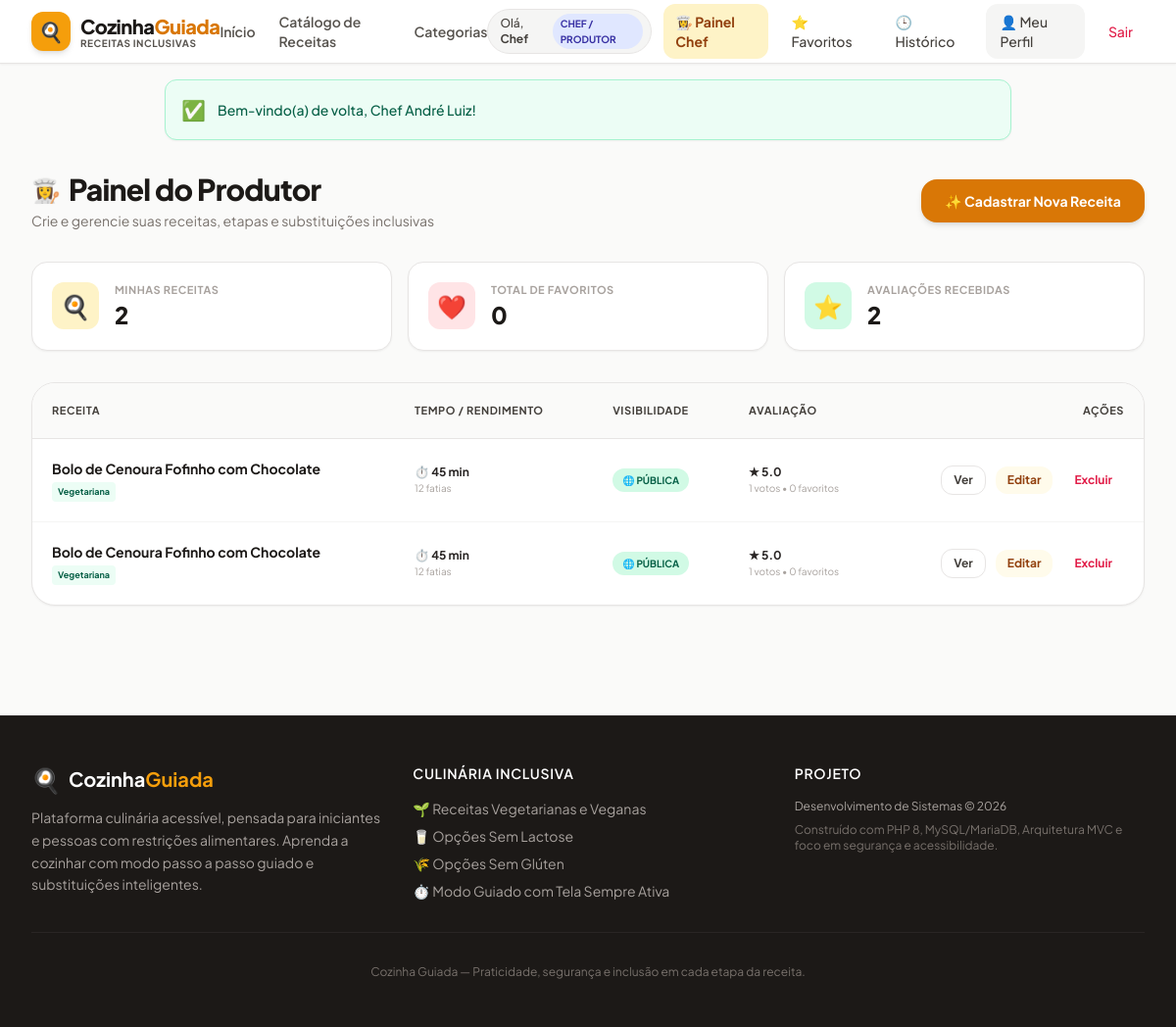
/produtor/painel (signed in), run on the app's committed database.
### tables this page shows
CREATE TABLE `receitas` (
  `id` INT AUTO_INCREMENT PRIMARY KEY,
  `usuario_id` INT NOT NULL,  
  `titulo` VARCHAR(150) NOT NULL,
  `descricao` TEXT NOT NULL,
  `tempo_preparo_minutos` INT NOT NULL DEFAULT 0,  
  `rendimento` VARCHAR(60) NULL,  
  `temperatura` VARCHAR(50) NULL,  
  `intensidade_fogo` VARCHAR(50) NULL,  
  `ponto_esperado` VARCHAR(120) NULL,  
  `visibilidade` ENUM('publica', 'privada') NOT NULL DEFAULT 'publica',  
  `status_moderacao` ENUM('ativo', 'removido') NOT NULL DEFAULT 'ativo',  
  `criado_em` TIMESTAMP DEFAULT CURRENT_TIMESTAMP,
  `atualizado_em` TIMESTAMP DEFAULT CURRENT_TIMESTAMP ON UPDATE CURRENT_TIMESTAMP,
  CONSTRAINT `fk_receita_autor` FOREIGN KEY (`usuario_id`) REFERENCES `usuarios` (`id`) ON DELETE CASCADE
);

CREATE TABLE `compatibilidades_alimentares` (
  `id` INT AUTO_INCREMENT PRIMARY KEY,
  `nome` VARCHAR(60) NOT NULL UNIQUE,  
  `slug` VARCHAR(60) NOT NULL UNIQUE,
  `descricao` VARCHAR(255) NULL
);

### src/Controllers/ProducerController.php (called while the page is built, shortened)
<?php
require_once CONFIG_PATH . '/constants.php';
require_once CONFIG_PATH . '/database.php';
require_once SRC_PATH . '/Models/Recipe.php';
class ProducerController {
    private PDO $db;
    private Recipe $recipeModel;
    public function __construct() {
        $this->db = Database::getConnection();
        $this->recipeModel = new Recipe();
    }
    public function dashboard(): void {
        $userId = (int)Session::get('user_id');
        $stmt = $this->db->prepare("
            SELECT
                r.*,
                COALESCE(AVG(a.nota), 0) AS media_avaliacao,
                COUNT(DISTINCT a.usuario_id) AS total_avaliacoes,
                COUNT(DISTINCT f.usuario_id) AS total_favoritos
            FROM receitas r
            LEFT JOIN avaliacoes a ON a.receita_id = r.id
            LEFT JOIN favoritos f ON f.receita_id = r.id
            WHERE r.usuario_id = ?
            GROUP BY r.id
            ORDER BY r.criado_em DESC
        ");
        $stmt->execute([$userId]);
        $recipes = $stmt->fetchAll();
        foreach ($recipes as &$rec) {
            $rec['categorias'] = $this->recipeModel->getRecipeCategories($rec['id']);
            $rec['compatibilidades'] = $this->recipeModel->getRecipeCompatibilities($rec['id']);
        }
        require VIEWS_PATH . '/producer/dashboard.php';
    }
}

### config/constants.php (called while the page is built, shortened)
<?php
function env(string $key, mixed $default = null): mixed {
    $value = getenv($key);
    return $value;
}

### config/database.php (called while the page is built, shortened)
<?php
require_once __DIR__ . DIRECTORY_SEPARATOR . 'constants.php';
class Database {
    private static ?PDO $instance = null;
    public static function getConnection(): PDO {
        if (self::$instance === null) {
            $host = env('DB_HOST', '127.0.0.1');
            $port = env('DB_PORT', '3306');
            $db   = env('DB_NAME', 'cozinha_guiada');
            $user = env('DB_USER', 'root');
            $pass = env('DB_PASS', '');
            $dsn = "mysql:host={$host};port={$port};dbname={$db};charset=utf8mb4";
            $options = [
                PDO::ATTR_ERRMODE            => PDO::ERRMODE_EXCEPTION,
                PDO::ATTR_DEFAULT_FETCH_MODE => PDO::FETCH_ASSOC,
                PDO::ATTR_EMULATE_PREPARES   => false,
                PDO::MYSQL_ATTR_INIT_COMMAND => "SET NAMES utf8mb4 COLLATE utf8mb4_unicode_ci"
            ];
            try {
                self::$instance = new PDO($dsn, $user, $pass, $options);
            } catch (PDOException $e) {
                error_log("Erro de Conexão com o Banco de Dados [Cozinha Guiada]: " . $e->getMessage());
                throw new Exception("Não foi possível conectar ao banco de dados. Verifique as configurações no arquivo .env.");
            }
        }
        return self::$instance;
    }
}

### src/Models/Recipe.php (called while the page is built, shortened)
<?php
require_once CONFIG_PATH . '/database.php';
require_once CONFIG_PATH . '/constants.php';
class Recipe {
    private PDO $db;
    public function __construct() {
        $this->db = Database::getConnection();
    }
    public function getRecipeCategories(int $recipeId): array {
        $stmt = $this->db->prepare("
            SELECT c.id, c.nome, c.slug
            FROM categorias c
            JOIN receita_categorias rc ON rc.categoria_id = c.id
            WHERE rc.receita_id = ?
        ");
        $stmt->execute([$recipeId]);
        return $stmt->fetchAll();
    }
    public function getRecipeCompatibilities(int $recipeId): array {
        $stmt = $this->db->prepare("
            SELECT comp.id, comp.nome, comp.slug, comp.descricao
            FROM compatibilidades_alimentares comp
            JOIN receita_compatibilidades rc ON rc.compatibilidade_id = comp.id
            WHERE rc.receita_id = ?
        ");
        $stmt->execute([$recipeId]);
        return $stmt->fetchAll();
    }
}

### views/producer/dashboard.php (the view, shortened to what this page needs)
<?php
require VIEWS_PATH . '/layouts/header.php';
?>
<div class="max-w-7xl mx-auto px-4 sm:px-6 lg:px-8 py-8">
    <div class="flex flex-col sm:flex-row sm:items-center sm:justify-between gap-4 mb-8">
        <div>
            <div class="flex items-center gap-2 mb-1">
                <span class="text-2xl">👩‍🍳</span>
                <h1 class="text-3xl font-extrabold text-stone-900 tracking-tight">Painel do Produtor</h1>
            </div>
            <p class="text-sm text-stone-500">Crie e gerencie suas receitas, etapas e substituições inclusivas</p>
        </div>
        <a
            href="/produtor/receita/nova"
            class="inline-flex items-center gap-2 px-6 py-3 bg-amber-600 hover:bg-amber-700 text-white font-bold text-sm rounded-2xl shadow-md hover:shadow-lg transition-all self-start sm:self-auto"
        >
            <span>✨ Cadastrar Nova Receita</span>
        </a>
    </div>
    <div class="grid grid-cols-1 sm:grid-cols-3 gap-4 mb-8">
        <div class="bg-white p-5 rounded-2xl border border-stone-200 shadow-sm flex items-center gap-4">
            <div class="w-12 h-12 rounded-xl bg-amber-100 text-amber-700 flex items-center justify-center text-2xl font-bold">
                🍳
            </div>
            <div>
                <span class="text-[11px] font-bold uppercase tracking-wider text-stone-400 block">Minhas Receitas</span>
                <span class="text-2xl font-extrabold text-stone-900"><?= count($recipes) ?></span>
            </div>
        </div>
        <div class="bg-white p-5 rounded-2xl border border-stone-200 shadow-sm flex items-center gap-4">
            <div class="w-12 h-12 rounded-xl bg-rose-100 text-rose-700 flex items-center justify-center text-2xl font-bold">
                ❤️
            </div>
            <div>
                <span class="text-[11px] font-bold uppercase tracking-wider text-stone-400 block">Total de Favoritos</span>
                <span class="text-2xl font-extrabold text-stone-900">
                    <?= array_sum(array_column($recipes, 'total_favoritos')) ?>
                </span>
            </div>
        </div>
        <div class="bg-white p-5 rounded-2xl border border-stone-200 shadow-sm flex items-center gap-4">
            <div class="w-12 h-12 rounded-xl bg-emerald-100 text-emerald-700 flex items-center justify-center text-2xl font-bold">
                ⭐
            </div>
            <div>
                <span class="text-[11px] font-bold uppercase tracking-wider text-stone-400 block">Avaliações Recebidas</span>
                <span class="text-2xl font-extrabold text-stone-900">
                    <?= array_sum(array_column($recipes, 'total_avaliacoes')) ?>
                </span>
            </div>
        </div>
    </div>
    <?php if (empty($recipes)): ?>
        <div class="bg-white p-12 rounded-3xl border border-stone-200 text-center shadow-sm max-w-xl mx-auto my-12">
            <span class="text-5xl block mb-3">🍳📝</span>
            <h2 class="text-lg font-bold text-stone-800 mb-1">Você ainda não publicou nenhuma receita</h2>
            <p class="text-xs text-stone-500 max-w-md mx-auto mb-6">
                Compartilhe seus pratos favoritos com ingredientes estruturados, opções de substituição e passos guiados para a comunidade.
            </p>
            <a href="/produtor/receita/nova" class="inline-block px-6 py-2.5 bg-amber-600 hover:bg-amber-700 text-white font-bold text-xs rounded-xl shadow transition-all">
                Criar Minha Primeira Receita
            </a>
        </div>
    <?php else: ?>
        <div class="bg-white rounded-3xl border border-stone-200 shadow-sm overflow-hidden">
            <div class="overflow-x-auto">
                <table class="w-full text-left text-xs text-stone-600">
                    <thead class="bg-stone-50 border-b border-stone-200 text-[11px] font-bold uppercase tracking-wider text-stone-700">
                        <tr>
                            <th class="p-4 sm:p-5">Receita</th>
                            <th class="p-4 sm:p-5">Tempo / Rendimento</th>
                            <th class="p-4 sm:p-5">Visibilidade</th>
                            <th class="p-4 sm:p-5">Avaliação</th>
                            <th class="p-4 sm:p-5 text-right">Ações</th>
                        </tr>
                    </thead>
                    <tbody class="divide-y divide-stone-100">
                        <?php foreach ($recipes as $rec): ?>
                            <tr class="hover:bg-stone-50/70 transition-colors">
                                <td class="p-4 sm:p-5">
                                    <div class="font-bold text-sm text-stone-900 mb-1">
                                        <a href="/receita?id=<?= (int)$rec['id'] ?>" class="hover:text-amber-600 transition-colors">
                                            <?= htmlspecialchars($rec['titulo']) ?>
                                        </a>
                                    </div>
                                    <div class="flex flex-wrap gap-1">
                                        <?php foreach ($rec['compatibilidades'] as $comp): ?>
                                            <span class="bg-emerald-50 text-emerald-800 text-[9px] font-bold px-1.5 py-0.5 rounded">
                                                <?= htmlspecialchars($comp['nome']) ?>
                                            </span>
                                        <?php endforeach; ?>
                                    </div>
                                </td>
                                <td class="p-4 sm:p-5 whitespace-nowrap">
                                    <span class="font-bold text-stone-800">⏱️ <?= (int)$rec['tempo_preparo_minutos'] ?> min</span>
                                    <span class="block text-stone-400 text-[10px]"><?= htmlspecialchars($rec['rendimento'] ?: 'Livre') ?></span>
                                </td>
                                <td class="p-4 sm:p-5 whitespace-nowrap">
                                    <form action="/produtor/receita/visibilidade" method="POST" class="inline">
                                        <button
                                            type="submit"
                                            class="inline-flex items-center gap-1 px-2.5 py-1 rounded-full text-[10px] font-bold uppercase transition-all <?= $rec['visibilidade'] === VISIBILITY_PUBLIC ? 'bg-emerald-100 text-emerald-800 hover:bg-emerald-200' : 'bg-amber-100 text-amber-800 hover:bg-amber-200' ?>"
                                            title="Clique para alternar entre Pública e Privada"
                                        >
                                            <span><?= $rec['visibilidade'] === VISIBILITY_PUBLIC ? '🌐 Pública' : '🔒 Privada' ?></span>
                                        </button>
                                    </form>
                                </td>
                                <td class="p-4 sm:p-5 whitespace-nowrap">
                                    <span class="font-bold text-stone-800 text-xs">★ <?= number_format((float)$rec['media_avaliacao'], 1) ?></span>
                                    <span class="text-[10px] text-stone-400 block"><?= (int)$rec['total_avaliacoes'] ?> votos • <?= (int)$rec['total_favoritos'] ?> favoritos</span>
                                </td>
                                <td class="p-4 sm:p-5 text-right whitespace-nowrap space-x-2">
                                    <a
                                        href="/receita?id=<?= (int)$rec['id'] ?>"
                                        class="inline-block px-3 py-1.5 rounded-xl border border-stone-200 hover:bg-stone-100 text-stone-700 font-bold transition-all"
                                    >
                                        Ver
                                    </a>
                                    <a
                                        href="/produtor/receita/editar?id=<?= (int)$rec['id'] ?>"
                                        class="inline-block px-3 py-1.5 rounded-xl bg-amber-50 hover:bg-amber-100 text-amber-800 font-bold transition-all"
                                    >
                                        Editar
                                    </a>
                                    <form action="/produtor/receita/excluir" method="POST" class="inline" onsubmit="return confirm('Deseja realmente excluir esta receita permanentemente? Esta ação não pode ser desfeita.')">
                                        <button
                                            type="submit"
                                            class="inline-block px-3 py-1.5 rounded-xl text-rose-600 hover:bg-rose-50 font-bold transition-all"
                                        >
                                            Excluir
                                        </button>
                                    </form>
                                </td>
                            </tr>
                        <?php endforeach; ?>
                    </tbody>
                </table>
            </div>
        </div>
    <?php endif; ?>
</div>
<?php require VIEWS_PATH . '/layouts/footer.php'; ?>

### public/css/style.css (style rules this page uses)
html { scroll-behavior: smooth; -webkit-font-smoothing: antialiased; -moz-osx-font-smoothing: grayscale; }

### views/layouts/header.php (style rules this page uses)
body { font-family: 'Plus Jakarta Sans', sans-serif; }

### data on the page
receitas: titulo "Bolo de Cenoura Fofinho com Chocolate", tempo_preparo_minutos "45", rendimento "12 fatias", visibilidade "🌐 PÚBLICA", media_avaliacao "5.0", total_avaliacoes "1", total_favoritos "0"
compatibilidades_alimentares: nome "Vegetariana"

### other printed values
explode(' ', $userName)[0] "Chef"
$msg "Bem-vindo(a) de volta, Chef André Luiz!"
count($recipes) "2"
array_sum(array_column($recipes, 'total_favoritos')) "0"
array_sum(array_column($recipes, 'total_avaliacoes')) "2"
